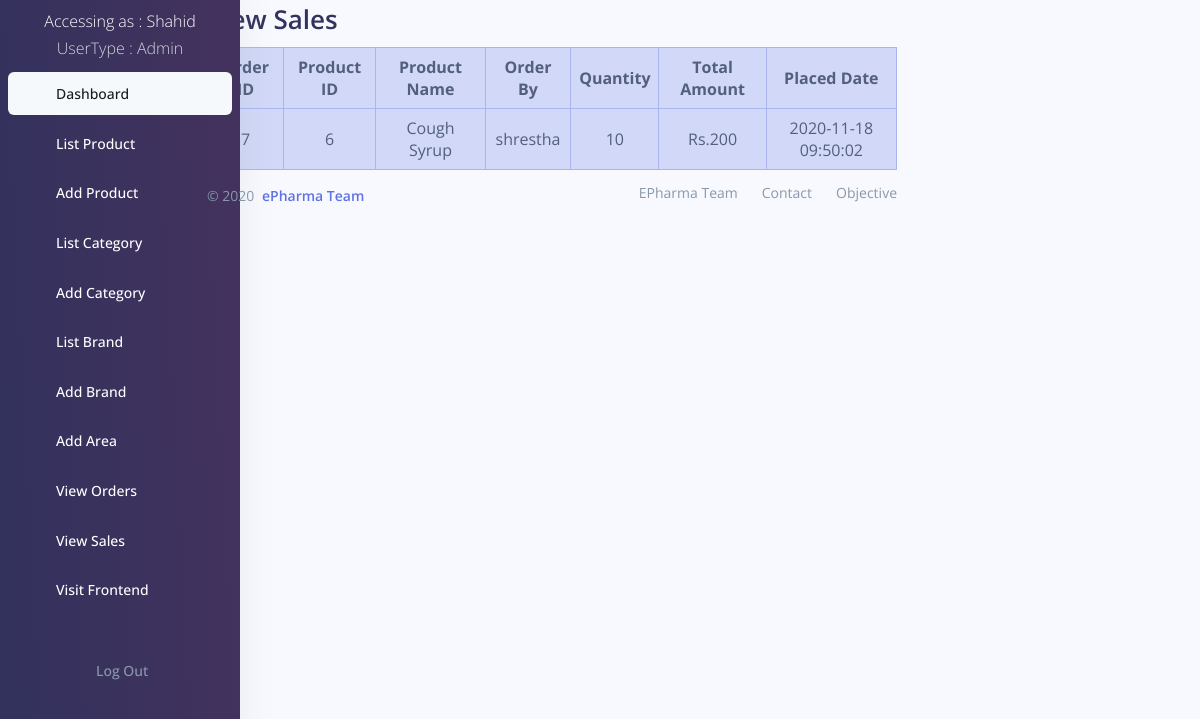
Screenshot of /backend/sales_list.php (signed in) with the database file from the repository.
### tables this page shows
CREATE TABLE `user` (
  `id` int(11) NOT NULL,
  `username` varchar(20) NOT NULL,
  `firstname` text NOT NULL,
  `middlename` text NOT NULL,
  `lastname` text NOT NULL,
  `dob` date NOT NULL,
  `gender` text NOT NULL,
  `password` text NOT NULL,
  `area` text NOT NULL,
  `district` text NOT NULL,
  `contact` bigint(11) NOT NULL,
  `email` text NOT NULL,
  `transaction_code` int(11) NOT NULL,
  `status` int(11) DEFAULT 1,
  `verification` int(11) DEFAULT 0,
  `usertype` text NOT NULL,
  `admin_id` int(11) NOT NULL,
  `created_at` timestamp NOT NULL DEFAULT current_timestamp() ON UPDATE current_timestamp()
);

CREATE TABLE `sales` (
  `id` int(11) NOT NULL,
  `pid` int(11) NOT NULL,
  `pname` text NOT NULL,
  `quantity` int(11) NOT NULL,
  `total` int(11) NOT NULL,
  `seller` text NOT NULL,
  `buyer` text NOT NULL,
  `timestamp` timestamp NOT NULL DEFAULT current_timestamp()
);

### backend/sales_list.php (the view, shortened to what this page needs)
<?php
include 'include/navigation.php';
include "DBConnect.php";
$a = $_SESSION['username'];
$b = "SELECT * FROM `user` WHERE `username`='$a'";
$c = mysqli_query($conn,$b);
$d = mysqli_fetch_assoc($c);
$buyerid = $d['username'];
$admin_id = $d['admin_id'];
$usertype =  $d['usertype'];
if ($usertype=="SuperAdmin")
{    $sql = "SELECT * FROM `sales` ORDER BY `pname` ASC";
}
elseif ($usertype=="Admin")
{   $sql = "SELECT `name` FROM `pharmacy` WHERE `id`='$admin_id'";
    $result = mysqli_query($conn,$sql);
    $row = mysqli_fetch_assoc($result);
    $seller = $row['name'];
    $sql = "SELECT * FROM `sales` WHERE `seller`='$seller' ORDER BY `pname` ASC";
}
elseif ($usertype=="Buyer")
{
    $sql = "SELECT * FROM `sales` WHERE `buyer`='$buyerid' ORDER BY `pname` ASC";
}
$result = mysqli_query($conn, $sql);
?>
<!DOCTYPE html>
<html>
<head>
</head>
<body>
<div class="container" style="width: 60%;margin-left:16%;margin-right: 20%;">
    <h1>View Sales</h1>
    <table class="text-center table-bordered table-primary table-hover table-sm mb-2 ">
        <tr>
            <th>Order ID</th>
            <th>Product ID</th>
            <th>Product Name</th>
            <?php if($usertype!="Buyer") {?>
                <th>Order By</th>
            <?php } ?>
            <th>Quantity</tdh>
            <th>Total Amount</th>
            <th>Placed Date</th>
        </tr>
        <?php
        if ($result) {
            while($row = mysqli_fetch_assoc($result)) {
        ?>
                <tr>
                    <td><?= $row["id"];?></td>
                    <td><?= $row["pid"];?></td>
                    <td><?= $row["pname"];?></td>
                <?php if($usertype!="Buyer")
                        {
                            echo "<td>".$row['buyer']."</td>";
                        }
                ?>
                    <td><?= $row['quantity']; ?></td>
                    <td>Rs.<?= $row["total"];?></td>
                    <td><?= $row["timestamp"];?></td>
                </tr>
                <?php
            }
        } else {
            ?>
            <tr>
                <td colspan="6">No Record(s) found.</td>
            </tr>
            <?php
        }
        ?>
    </table>
    <?php include 'include/footer.php';?>
</div>
</body>
</html>

### backend/include/navigation.php (shortened to what this page needs)
<link rel="stylesheet" type="text/css" href="../css/bootstrap.css">
<link rel="stylesheet" type="text/css" href="../css/argon.css?v=1.2.0">
<nav class="navbar navbar-vertical bg-gradient-gray-dark navbar-expand-sm navbar-light bg-white" style="width:20%;color: white;">
        <p class="text-center mt-2">Accessing as : <?php echo ucwords($_SESSION['username']."<br>");
          require_once("DBConnect.php");
          $a = $_SESSION['username'];
          $b = "SELECT * FROM `user` WHERE `username`='$a'";
          $c = mysqli_query($conn,$b);
          $d = mysqli_fetch_assoc($c);
          echo "<font class='text-light'>UserType : ".$d['usertype']."</font>";
          ?>
        </p>
    <div class="navbar-inner mt--4">
            <div class="collapse navbar-collapse" id="sidenav-collapse-main">
        <ul class="navbar-nav">
          <li class="nav-item">
            <a class="nav-link active" href="dashboard.php">
              <span class="nav-link-text">Dashboard</span>
            </a>
          </li>
        <?php if($d['usertype']=="SuperAdmin"){ ?>
          <li class="nav-item">
            <a class="nav-link " href="user_list.php">
              <i class="ni ni-bullet-list-67"></i>
              <span class="nav-link-text text-white">List User</span>
            </a>
          </li>
          <li class="nav-item">
            <a class="nav-link " href="user_add.php">
              <i class="ni ni-bullet-list-67"></i>
              <span class="nav-link-text text-white">Add User</span>
            </a>
          </li>
          <li class="nav-item">
            <a class="nav-link " href="pharmacy_list.php">
              <i class="ni ni-bullet-list-67"></i>
              <span class="nav-link-text text-white">List Pharmacy</span>
            </a>
          </li>
        <?php } if (($d['usertype']=="SuperAdmin") || $d['usertype']=="Admin" )
        {?>
          <li class="nav-item">
            <a class="nav-link " href="product_list.php">
              <span class="nav-link-text text-white">List Product</span>
            </a>
          </li>
          <li class="nav-item">
            <a class="nav-link " href="product_add.php">
              <span class="nav-link-text text-white">Add Product</span>
            </a>
          </li>
          <li class="nav-item">
            <a class="nav-link " href="category_list.php">
              <span class="nav-link-text text-white">List Category</span>
            </a>
          </li>
          <li class="nav-item">
            <a class="nav-link " href="category_add.php">
              <span class="nav-link-text text-white">Add Category</span>
            </a>
          </li>
          <li class="nav-item">
            <a class="nav-link " href="brand_list.php">
              <span class="nav-link-text text-white">List Brand</span>
            </a>
          </li>
          <li class="nav-item">
            <a class="nav-link " href="brand_add.php">
              <span class="nav-link-text text-white">Add Brand</span>
            </a>
          </li>
          <?php } ?>
          <li class="nav-item">
            <a class="nav-link " href="area_add.php">
              <span class="nav-link-text text-white">Add Area</span>
            </a>
          </li>
          <li class="nav-item">
            <a class="nav-link " href="order_list.php">
              <span class="nav-link-text text-white">View Orders</span>
            </a>
          </li>
          <li class="nav-item">
            <a class="nav-link " href="sales_list.php">
              <span class="nav-link-text text-white">View Sales</span>
            </a>
          </li>
          <li class="nav-item">
            <a class="nav-link " href="../index.php">
              <span class="nav-link-text text-white">Visit Frontend</span>
            </a>
          </li>
            <a class="nav-link" href="logout.php">
              <span class="nav-link-text text-muted ml-5">Log Out</span>
            </a>
      </div>
    </div>
</nav>

### backend/include/navigation.php (style rules this page uses)
.nav-item { margin-bottom: 5px; }
.container { margin-left: 15%; }
th,td { padding-top: 2px; padding-bottom: 2px; }
li a { display: block; color: #000; padding: 8px 16px; text-decoration: none; }
li a.active { background-color: #4CAF50; color: white; }

### rows the page displays
user: usertype "Admin"
sales: id "7", pid "6", pname "Cough Syrup", buyer "shrestha", quantity "10", total "200", timestamp "2020-11-18 09:50:02"

### other values shown
$_SESSION['username']."<br>" "Shahid"
